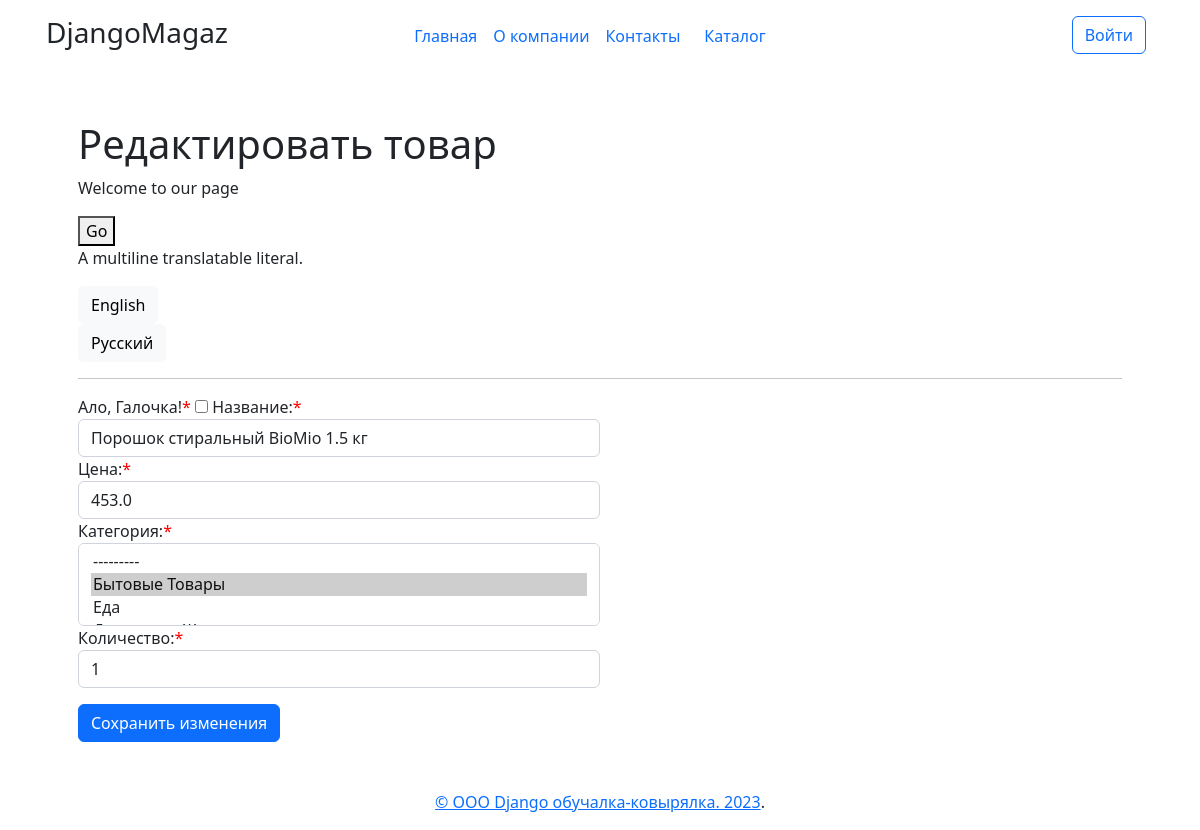
Screenshot of /products/update/1 (signed in) with the database file from the repository.
### simpleapp/models.py (models this page shows, shortened)
class Product(models.Model):
    name = models.CharField(
        max_length=50,
        unique=True, # названия товаров не должны повторяться
    )
    description = models.TextField()
    quantity = models.IntegerField(
        validators=[MinValueValidator(0)],
    )
    category = models.ForeignKey(
        to='Category',
        on_delete=models.CASCADE,
        related_name='products', # все продукты в категории будут доступны через поле products
    )
    price = models.FloatField(
        validators=[MinValueValidator(0.0)],
    )
    objects = models.Manager()

class Category(models.Model):
    name = models.CharField(max_length=100, unique=True)  # названия категорий тоже не должны повторяться
    def __str__(self):
        return f'{self.name.title()}'

### simpleapp/views.py (the view)
# urls.py: path('update/<int:pk>', ProductUpdateView.as_view(), name='product_update'),
@method_decorator(login_required(login_url = "/login/"), name='dispatch')
class ProductUpdateView(UpdateView):
    template_name = 'product_create.html'
    form_class = ProductForm
    def get_object(self, **kwargs):
        id = self.kwargs.get('pk')
        return Product.objects.get(pk=id)
    def get_context_data(self, **kwargs):
        context = super().get_context_data(**kwargs)
        context['isUpdateView'] = True # добавим ещё одну пустую переменную, чтобы на её примере посмотреть работу другого фильтра
        return context

### simpleapp/forms.py
class ProductForm(ModelForm):
    error_css_class = 'error'
    required_css_class = 'required'
    checkbox = BooleanField(label='Ало, Галочка!') # добавляем галочку или же true-false поле
    name = forms.CharField(
        label = _('first name'),
        widget=forms.TextInput(attrs={
            'placeholder': 'Например, молоко...',
            'class':'form-control',
            'id': 'adding-item-name'
        }))
    price = forms.CharField(
        label = _('price'),
        widget=forms.TextInput(attrs={
            'class':'form-control',
            'id': 'adding-item-price'
        }))
    quantity = forms.CharField(
        label = _('qwantity'),
        widget=forms.TextInput(attrs={
            'class': "form-control",
            'id': 'adding-item-quantity'
        }))
    category = forms.ModelChoiceField(
        label = 'Категория',
        queryset = Category.objects.all(),
        widget=forms.Select(attrs={
            'class': 'form-select',
            'size': 3,
            'id': 'adding-item-category'
        }))
    class Meta:
        model = Product
        fields = ['checkbox', 'name', 'price', 'category', 'quantity',]

### templates/product_create.html (shortened to what this page needs)
{% extends 'flatpages/defaultLayout.html' %}
{% load static %}
{% load i18n %}
{% block page_styles %}
<link rel="stylesheet" href="{% static 'general.css' %}">
{% endblock page_styles %}
{% block abracadabra %}
{% if isUpdateView  %}
        <h1>Редактировать товар</h1>
    {% else %}
        <h1>Добавить товар</h1>
{% endif %}
{% get_current_language as LANGUAGE_CODE %}
{% get_available_languages as LANGUAGES %}
{% get_language_info_list for LANGUAGES as languages %}
<p>{% translate "Welcome to our page" %}</p>
<button type="submit">{% translate "Go" %}</button>
<p>{% blocktranslate %}A multiline translatable literal.{% endblocktranslate %}</p>
{% for language in languages %}
    <button class="btn btn-light" type="submit" form="form_{{ language.code }}" value="Submit">{{ language.name_local }}</button>
{% endfor %}
<hr/>
<form method="POST">
        <div class="col-6 mb-3">
            {{ form }}
        </div>
        {% if isUpdateView  %}
            <input type="submit" value="Сохранить изменения" class="btn btn-primary">
            {% else %}
            <input type="submit" value="Добавляем" class="btn btn-primary">
        {% endif %}
</form>
{% endblock abracadabra %}

### templates/flatpages/defaultLayout.html (shortened to what this page needs)
{% load flatpages %}
{% load static %}
<!DOCTYPE html>
<html lang="ru" class="">
<head>
    <link rel="stylesheet" href="https://cdn.jsdelivr.net/npm/bootstrap@5.2.3/dist/css/bootstrap.min.css">
    {% block page_styles %} {% endblock page_styles %}
</head>
<body class="d-flex flex-column h-100">
    <div class="container d-flex w-100 p-3 mx-auto flex-column">
      <header class="row">
        <div class="col-md-3 mb-2 mb-md-0">
          <h3 class="float-md-start mb-0">DjangoMagaz</h3>
        </div>
        {% get_flatpages as flatpages %}
        <nav class="nav col-md-6 mb-2 justify-content-center mb-md-0">
            {% for page in flatpages %}
            <li><a href="{{ page.url }}" class="nav-link px-2">{{ page.title }}</a></li>
            {% endfor %}
            <li><a href="{% url 'products'  %}" class="nav-link">Каталог</a></li>
        </nav>
        <div class="col-md-3 text-end">
          <button type="button" class="btn btn-outline-primary me-2"  data-bs-toggle="modal" data-bs-target="#exampleModal">Войти</button>
        </div>
      </header>
    </div>
          {% get_flatpages as flatpages %}
    <main class="container h-100 p-5">
      {% block abracadabra %}
      {% endblock abracadabra %}
    </main>
    <footer class="mt-auto text-center">
      <p><a href="https://getbootstrap.com/">© ООО Django обучалка-ковырялка. 2023</a>.</p>
    </footer>
  </body>
</html>

### static/general.css (style rules this page uses)
.required:after { content: '*'; color: red; }

### rows the page displays
Product: name "Порошок стиральный BioMio 1.5 кг", price "453.0", category "--------- / Бытовые Товары ☑ / Еда", quantity "1"

### other values shown
{{ page.title }} "Главная"
{{ page.title }} "О компании"
{{ page.title }} "Контакты"
{{ language.name_local }} "English" "Русский"
